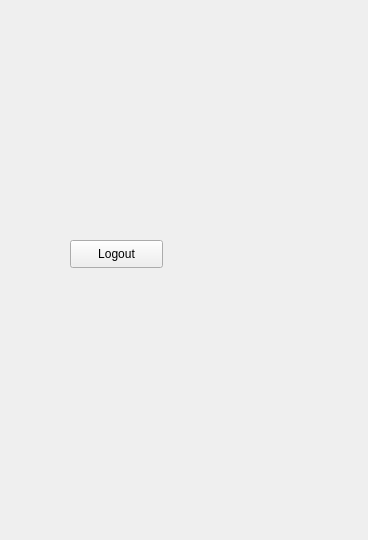
<?xml version="1.0" encoding="UTF-8"?>
<ui version="4.0">
 <class>Form</class>
 <widget class="QWidget" name="Form">
  <property name="geometry">
   <rect>
    <x>0</x>
    <y>0</y>
    <width>368</width>
    <height>540</height>
   </rect>
  </property>
  <property name="windowTitle">
   <string>Form</string>
  </property>
  <widget class="QPushButton" name="bnt_logout">
   <property name="geometry">
    <rect>
     <x>70</x>
     <y>240</y>
     <width>93</width>
     <height>28</height>
    </rect>
   </property>
   <property name="text">
    <string>Logout</string>
   </property>
  </widget>
 </widget>
 <resources/>
 <connections/>
</ui>
